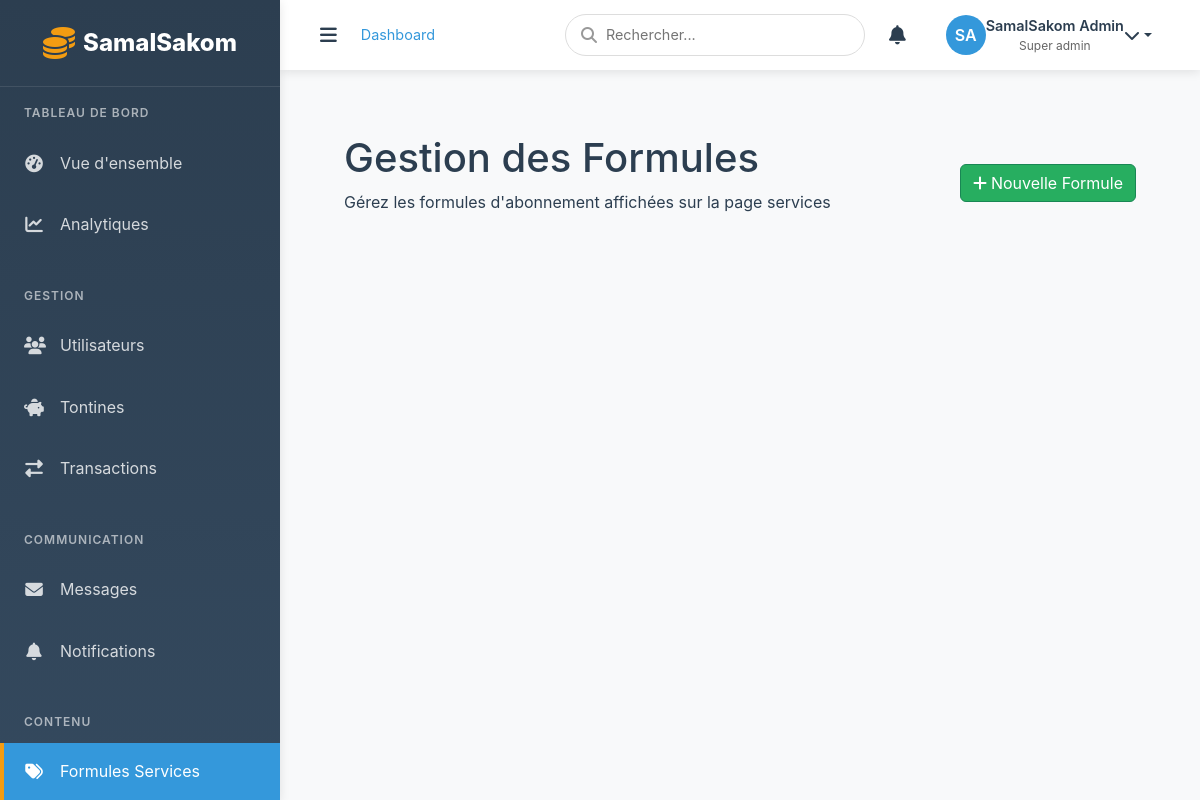
The page /admin/formules.php (signed in) on the database as committed earlier.
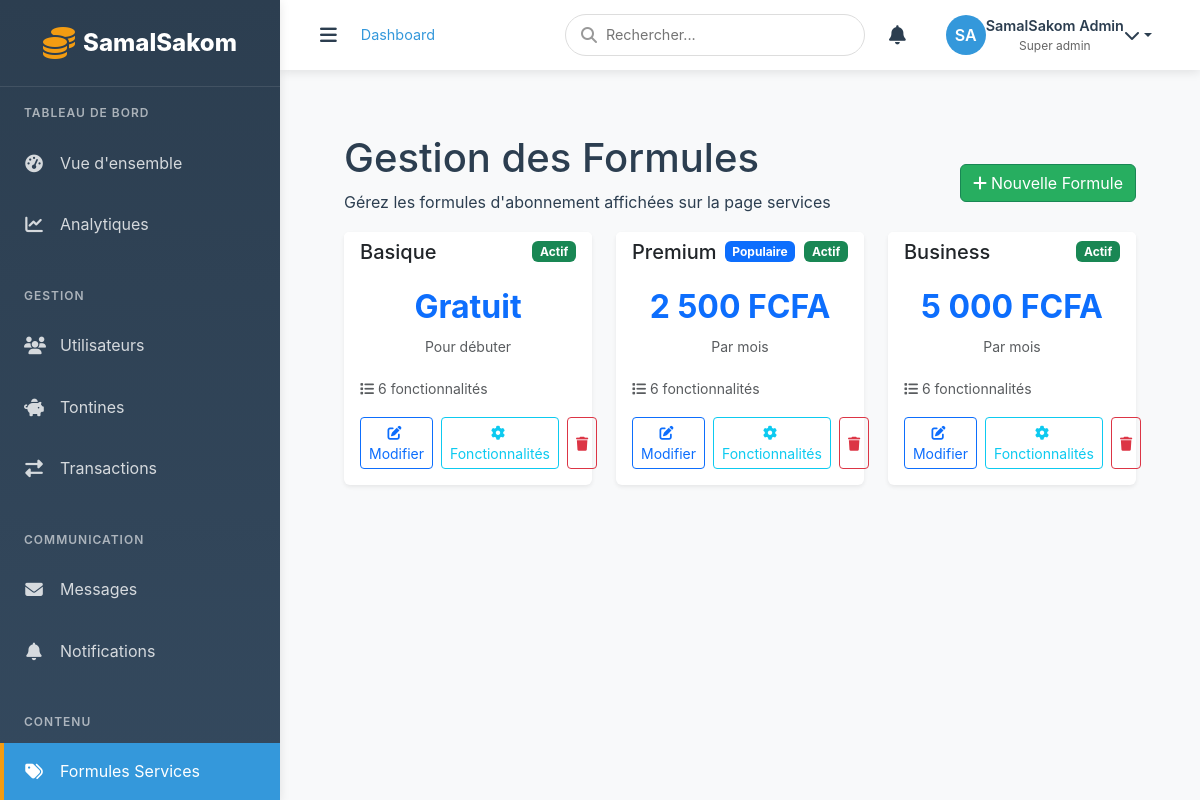
The same page on the database as committed later.
### tables this page shows
CREATE TABLE IF NOT EXISTS formules_services (
    id INT AUTO_INCREMENT PRIMARY KEY,
    nom VARCHAR(100) NOT NULL,
    prix DECIMAL(10,2) NOT NULL DEFAULT 0,
    devise VARCHAR(10) DEFAULT 'FCFA',
    periode VARCHAR(50) DEFAULT 'mois',
    description TEXT,
    couleur VARCHAR(20) DEFAULT 'primary',
    populaire BOOLEAN DEFAULT FALSE,
    ordre_affichage INT DEFAULT 0,
    statut ENUM('actif', 'inactif') DEFAULT 'actif',
    date_creation TIMESTAMP DEFAULT CURRENT_TIMESTAMP,
    date_modification TIMESTAMP DEFAULT CURRENT_TIMESTAMP ON UPDATE CURRENT_TIMESTAMP
);

### admin/formules.php (the view, shortened to what this page needs)
<?php
$database = new Database();
$db = $database->getConnection();
try {
    $query = "SELECT f.*,
                     COUNT(ff.id) as nb_fonctionnalites
              FROM formules_services f
              LEFT JOIN formule_fonctionnalites ff ON f.id = ff.formule_id
              GROUP BY f.id
              ORDER BY f.ordre_affichage ASC, f.id ASC";
    $stmt = $db->prepare($query);
    $stmt->execute();
    $formules = $stmt->fetchAll();
} catch (PDOException $e) {
    $error_message = "Erreur lors de la récupération des formules.";
    $formules = [];
}
include 'includes/header.php';
?>
<div class="main-content">
    <div class="content-header">
        <div class="d-flex justify-content-between align-items-center">
            <div>
                <h1 class="content-title">Gestion des Formules</h1>
                <p class="content-subtitle">Gérez les formules d'abonnement affichées sur la page services</p>
            </div>
            <div class="content-actions">
                <button class="btn btn-success" data-bs-toggle="modal" data-bs-target="#addFormuleModal">
                    <i class="fas fa-plus me-1"></i>Nouvelle Formule
                </button>
            </div>
        </div>
    </div>
    <div class="content-body">
        <div class="row g-4">
            <?php foreach ($formules as $formule): ?>
            <div class="col-lg-4">
                <div class="card border-0 shadow-sm h-100">
                    <div class="card-header bg-white border-0 d-flex justify-content-between align-items-center">
                        <div class="d-flex align-items-center">
                            <h5 class="card-title mb-0"><?php echo htmlspecialchars($formule['nom']); ?></h5>
                            <?php if ($formule['populaire']): ?>
                            <span class="badge bg-primary ms-2">Populaire</span>
                            <?php endif; ?>
                        </div>
                        <span class="badge bg-<?php echo $formule['statut'] === 'actif' ? 'success' : 'secondary'; ?>">
                            <?php echo ucfirst($formule['statut']); ?>
                        </span>
                    </div>
                    <div class="card-body">
                        <div class="text-center mb-3">
                            <div class="h2 fw-bold text-primary">
                                <?php if ($formule['prix'] == 0): ?>
                                    Gratuit
                                <?php else: ?>
                                    <?php echo number_format($formule['prix'], 0, ',', ' '); ?> <?php echo $formule['devise']; ?>
                                <?php endif; ?>
                            </div>
                            <small class="text-muted"><?php echo htmlspecialchars($formule['description']); ?></small>
                        </div>
                        <div class="mb-3">
                            <small class="text-muted">
                                <i class="fas fa-list me-1"></i><?php echo $formule['nb_fonctionnalites']; ?> fonctionnalités
                            </small>
                        </div>
                        <div class="d-flex gap-2">
                            <button class="btn btn-outline-primary btn-sm flex-fill" onclick="editFormule(<?php echo $formule['id']; ?>)">
                                <i class="fas fa-edit me-1"></i>Modifier
                            </button>
                            <button class="btn btn-outline-info btn-sm flex-fill" onclick="manageFonctionnalites(<?php echo $formule['id']; ?>, '<?php echo htmlspecialchars($formule['nom']); ?>')">
                                <i class="fas fa-cog me-1"></i>Fonctionnalités
                            </button>
                            <button class="btn btn-outline-danger btn-sm" onclick="deleteFormule(<?php echo $formule['id']; ?>)">
                                <i class="fas fa-trash"></i>
                            </button>
                        </div>
                    </div>
                </div>
            </div>
            <?php endforeach; ?>
        </div>
    </div>
</div>
<?php include 'includes/footer.php'; ?>

Rows that differ between the two databases and show on the page:
added formules_services: nom "Basique", statut "Actif", prix "Gratuit", description "Pour débuter", nb_fonctionnalites "6"
added formules_services: nom "Premium", populaire "Populaire", statut "Actif", prix "2 500", devise "FCFA", description "Par mois", nb_fonctionnalites "6"
added formules_services: nom "Business", statut "Actif", prix "5 000", devise "FCFA", description "Par mois", nb_fonctionnalites "6"
